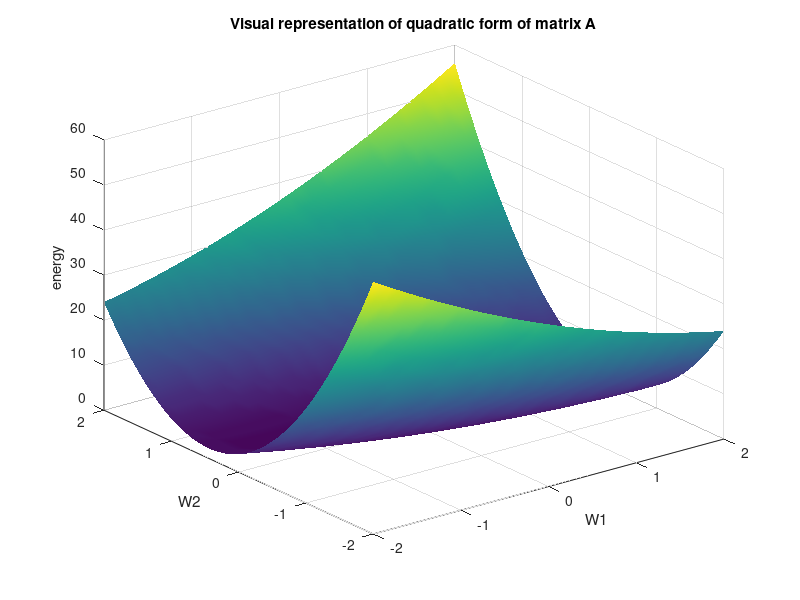

The MATLAB source for this figure:
%%
%     COURSE: Dimension reduction and source separation in neuroscience
%    SECTION: Creating and interpreting covariance matrices
%      VIDEO: MATLAB: Visualizing the quadratic form
% Instructor: mikexcohen.com
%
%%

% create a little matrix
A = [1 2; 2 9];

% other interesting matrices to try:
%A = [2 1; 4 2];
%A = [2 1; 1 -1];
%A = [1 0; 0 1];

% weights along each dimension
xi = -2:.1:2;

quadform = zeros(length(xi));
for i=1:length(xi)
    for j=1:length(xi)
        
        % define the weights for this iteration
        x = [xi(i) xi(j)]';
        
        % normalization factor
        normfact = x'*x;
        
        % compute the quadratic form of matrix A
        quadform(i,j) = x'*A*x ;
    end
end

figure(1), clf
% make a rotatable image
surf(xi,xi,quadform'), shading interp
title('Visual representation of quadratic form of matrix A')
xlabel('W1'), ylabel('W2'), zlabel('energy')
rotate3d on


% an aside: the solution vectors to the normalized quadratic form
%           are the eigenvectors of the matrix.
% [evecs,evals] = eig(A);
% hold on
% plot3([0 evecs(1,1)],[0 evecs(2,1)],[1 1]*max(quadform(:)),'w','linew',3)
% plot3([0 evecs(1,2)],[0 evecs(2,2)],[1 1]*max(quadform(:)),'m','linew',3)

%%
